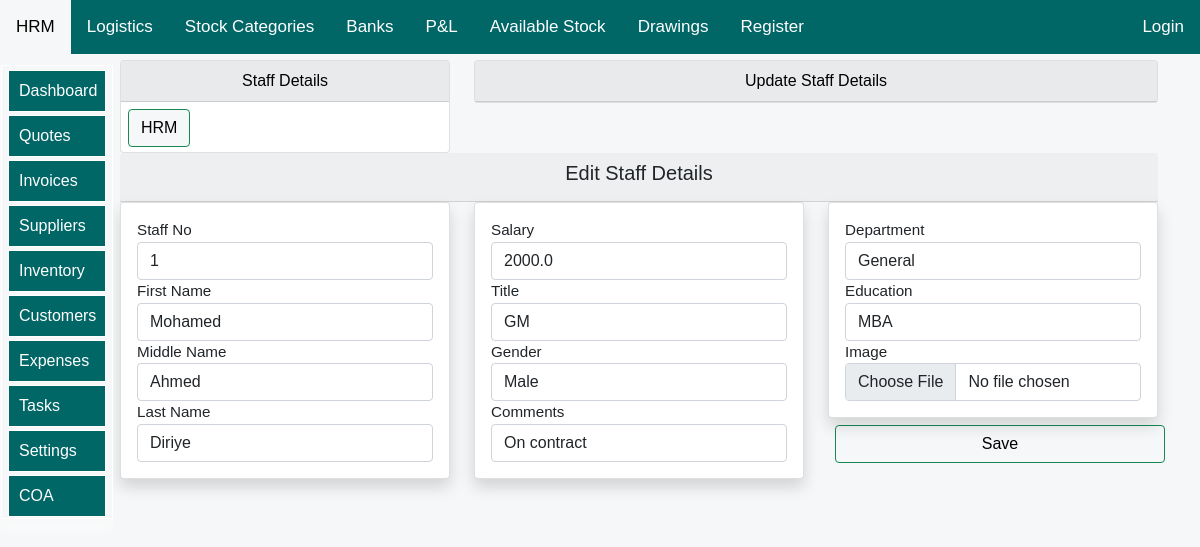
The page /update-staff/18/ on the database its author committed.
### allifmaalapp/models.py (models this page shows, shortened)
class AllifmaalHumanResourcesModel(models.Model):
    staffNo = models.IntegerField(default='0',blank=True,null=True,unique=True)
    firstName = models.CharField(max_length=50,blank=False,null=True)
    lastName = models.CharField(max_length=50,blank=True,null=True)
    middleName = models.CharField(max_length=50,blank=True,null=True)
    staffImage=models.ImageField(upload_to='hrmapp/images/staff/%Y/',null=True, blank=True)#save according to year
    staffGender = models.CharField(max_length=255, blank=True, null=True,choices=gender)
    department = models.CharField(max_length=50,blank=True,null=True)
    title = models.CharField(max_length=50,blank=True,null=True)
    education = models.CharField(max_length=50,blank=True,null=True)
    comment = models.CharField(max_length=250,blank=True,null=True)
    dateJoined =  models.DateTimeField(auto_now_add=True,blank=True,null=True)
    salary=models.DecimalField(max_digits=10,blank=False,null=True,decimal_places=1,default=0)

### allifmaalapp/views.py (the view)
# urls.py: path('update-staff/<str:pk>/', views.updateStaffDetails, name="update-staff"),
def updateStaffDetails(request, pk):
    title="Update Staff Details"
    updateStockItem= AllifmaalHumanResourcesModel.objects.get(id=pk)
    form = AddStaffForm(instance= updateStockItem)#insert the content of the table stored in the selected id in the update form
    if request.method == 'POST':
        form = AddStaffForm(request.POST, instance= updateStockItem)
        if form.is_valid():
            form.save()
            messages.success(request, 'Stock item updated successfully')
            return redirect('allifmaalapp:human-resource')#just redirection page
    context = {
		'form':form,
        "updateStockItem":updateStockItem,
        "title":title,
    }
    return render(request,'allifmaalapp/hrm/updateStaffDetails.html',context)

### allifmaalapp/templates/allifmaalapp/hrm/updateStaffDetails.html (shortened to what this page needs)
{% extends 'allifmaalapp/bases/allifbase.html'%}
{% load static %}
{% load crispy_forms_tags %}
{% block style %}
<link href="{% static 'css/bootstrap.min.css' %}" rel="stylesheet">
<link rel="stylesheet" href="https://use.fontawesome.com/releases/v5.15.2/css/all.css"
>
<link href="{% static 'js/jquery-ui-1.12.1/jquery-ui.min.css' %}" rel="stylesheet">
<link href="{% static 'js/jquery-ui-1.12.1/jquery-ui.structure.min.css' %}" rel="stylesheet">
<link href="{% static 'js/jquery-ui-1.12.1/jquery-ui.theme.min.css' %}" rel="stylesheet">
   {%endblock%}
   {% block body %}
<div class="container">
    <div class="row mt-12" >
        <div class="col-md-4">
            <div class="card">
                <div id="allif-section-headers" class="card-header ">
                   Staff Details
                </div>
                <div >
                <a  href="{% url 'allifmaalapp:human-resource' %}">
                    <button id="allif-link-buttons" type="button" class="btn btn-success mybuttonlinks " >
                        HRM</button></a>
                    </div>
            </div>
        </div>
    <div class="col-md-8">
        <div class="card">
            <div id="allif-section-headers" class="card-header">
               Update Staff Details
            </div>
        </div></div>
    <form method='POST' action=''>{% csrf_token %}
      <div class="col-md-12">
          <div class="card-header text-center" >
              <h5>Edit Staff Details</h5>
          </div>
          <div class="row">
              <div class="col-md-4">
                  <div class="card my-card shadow text-left p-3">
                    <label>Staff No</label> {{form.staffNo}}
                    <label>First Name</label>{{form.firstName}}
                    <label>Middle Name</label> {{form.middleName}}
                    <label>Last Name</label> {{form.lastName}}
                  </div>
              </div>
              <div class="col-md-4">
                  <div class="card my-card shadow text-left p-3">
                    <label>Salary</label> {{form.salary}}
                    <label>Title</label> {{form.title}}
                    <label>Gender</label> {{form.staffGender}}
                    <label>Comments</label> {{form.comment}}
                  </div>
              </div>
              <div class="col-md-4">
                  <div class="card my-card shadow text-left p-3">
                    <label>Department</label> {{form.department}}
                    <label>Education</label> {{form.education}}
                    <label>Image</label>{{form.staffImage}}
                  </div>
                  <input type="submit" value='Save' id="allif-link-buttons" class="btn btn-success mybuttonlinks" style="width:100%;">
              </div>
          </div>
      </div>
      </form>
</div>
   {% endblock %}

### allifmaalapp/templates/allifmaalapp/hrm/updateStaffDetails.html (style rules this page uses)
body { font-size: 2rem; opacity: 1; position:sticky; overflow: auto; text-align: left; max-width: 100%; background-color: #F6F7F8; margin: auto; padding: auto; }
.container { background-color: #F6F7F8; }
.mybuttonlinks { margin-top: 7px; margin-left: 7px; margin-bottom: 5px; }
#allif-section-headers { background-color: #e9eaec; color: black; font-size: 16px; text-align: center; }
#allif-link-buttons { background-color: #F6F7F8; color: black; }
@media screen and (min-width:1000px) and (max-width:2000px) { .container { margin-top: 10px; display: block; font-size: 0.95rem; margin-left:auto ; margin-right: auto; margin: auto; padding-left: 90px; } }

### allifmaalapp/templates/allifmaalapp/bases/topnavbar.html (style rules this page uses)
body { margin: 0; font-family: Arial, Helvetica, sans-serif; }

### allifmaalapp/templates/allifmaalapp/bases/sidenavbar.html (style rules this page uses)
:root { --sidebar_font_size:1.0rem; }

### rows shown on the page
AllifmaalHumanResourcesModel: staffNo "1", firstName "Mohamed", middleName "Ahmed", lastName "Diriye", salary "2000.0", title "GM", staffGender "Male", comment "On contract", department "General", education "MBA"
